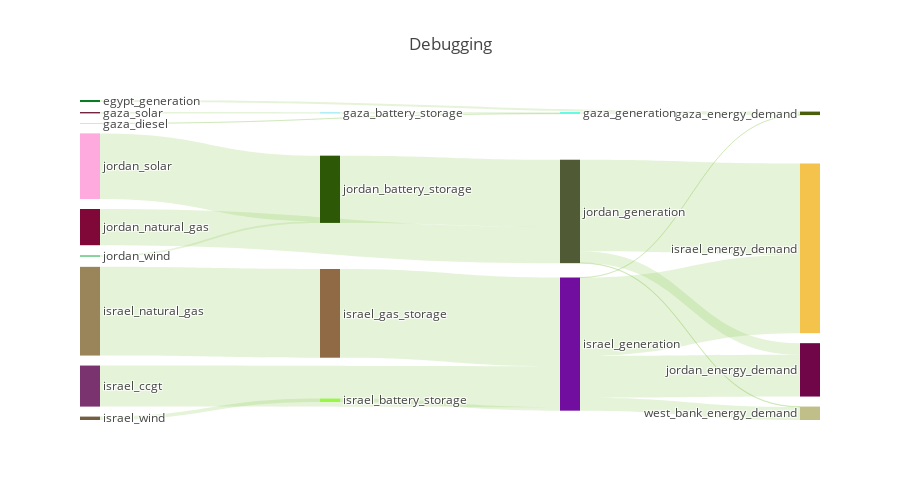

The cell this chart's notebook holds for it:
### Code cell
model_results.plot_flows_sankey(height=500,title='Debugging')

### Figure 1 — Plotly figure (JSON) as saved in the notebook; plotly's stock layout.template omitted (floating-point values rounded to 4 significant figures)
{"data": [{"domain": {"x": [0, 1], "y": [0, 1]}, "link": {"color": ["rgba(127, 194, 65, 0.2)", "rgba(127, 194, 65, 0.2)", "rgba(127, 194, 65, 0.2)", "rgba(127, 194, 65, 0.2)", "rgba(127, 194, 65, 0.2)", "rgba(127, 194, 65, 0.2)", "rgba(127, 194, 65, 0.2)", "rgba(127, 194, 65, 0.2)", "rgba(127, 194, 65, 0.2)", "rgba(127, 194, 65, 0.2)", "rgba(127, 194, 65, 0.2)", "rgba(127, 194, 65, 0.2)", "rgba(127, 194, 65, 0.2)", "rgba(127, 194, 65, 0.2)", "rgba(127, 194, 65, 0.2)", "rgba(127, 194, 65, 0.2)", "rgba(127, 194, 65, 0.2)", "rgba(127, 194, 65, 0.2)", "rgba(127, 194, 65, 0.2)", "rgba(127, 194, 65, 0.2)", "rgba(127, 194, 65, 0.2)", "rgba(127, 194, 65, 0.2)", "rgba(127, 194, 65, 0.2)", "rgba(127, 194, 65, 0.2)", "rgba(127, 194, 65, 0.2)", "rgba(127, 194, 65, 0.2)", "rgba(127, 194, 65, 0.2)", "rgba(127, 194, 65, 0.2)", "rgba(127, 194, 65, 0.2)", "rgba(127, 194, 65, 0.2)", "rgba(127, 194, 65, 0.2)", "rgba(127, 194, 65, 0.2)", "rgba(127, 194, 65, 0.2)", "rgba(127, 194, 65, 0.2)", "rgba(127, 194, 65, 0.2)", "rgba(127, 194, 65, 0.2)", "rgba(127, 194, 65, 0.2)", "rgba(127, 194, 65, 0.2)", "rgba(127, 194, 65, 0.2)"], "source": [0, 34, 2, 33, 4, 5, 40, 7, 8, 9, 39, 35, 35, 35, 35, 12, 13, 14, 42, 16, 17, 18, 41, 41, 41, 20, 21, 22, 23, 44, 25, 26, 27, 43, 43, 43, 29, 30, 31], "target": [32, 33, 33, 32, 33, 34, 35, 35, 35, 35, 35, 32, 36, 37, 38, 39, 40, 40, 41, 41, 41, 41, 36, 37, 38, 41, 41, 42, 42, 43, 43, 43, 43, 36, 37, 38, 43, 44, 44], "value": [1078000.0, 716200.0, 245.3, 716500.0, 0, 716200.0, 1802000.0, 21750000.0, 0, 0, 47000000.0, 58680.0, 41440000.0, 22190000.0, 6865000.0, 47000000.0, 0, 1802000.0, 35630000.0, 0, 0, 0, 48460000.0, 6085000.0, 263900.0, 19180000.0, 0, 34760000.0, 865900.0, 0, 0, 0, 0, 0, 0, 0, 0, 0, 0]}, "node": {"color": ["097d25", "bb70a7", "fec001", "92ad9d", "efe563", "701d38", "96c092", "7a336f", "771be8", "0e5785", "187cc2", "c44ba9", "998559", "5df76e", "735e43", "ae445b", "94963e", "93e0c5", "fb2b48", "4324bf", "7f0838", "f1dba3", "feaade", "6fcb89", "9a0bd4", "137612", "4886cb", "2fb450", "0005ae", "528570", "d11077", "c7fe67", "4b5e0b", "1ff9dc", "a2ecf7", "710ea0", "f4c34c", "700648", "c1bf89", "906a44", "98f740", "505b36", "2d5805", "33cf65", "90272e"], "label": ["egypt_generation", "gaza_battery_storage", "gaza_diesel", "gaza_generation", "gaza_natural_gas", "gaza_solar", "israel_battery_storage", "israel_ccgt", "israel_coal", "israel_diesel", "israel_gas_storage", "israel_generation", "israel_natural_gas", "israel_solar", "israel_wind", "jordan_battery_storage", "jordan_ccgt", "jordan_coal", "jordan_diesel", "jordan_generation", "jordan_natural_gas", "jordan_shale", "jordan_solar", "jordan_wind", "west_bank_battery_storage", "west_bank_ccgt", "west_bank_coal", "west_bank_diesel", "west_bank_generation", "west_bank_natural_gas", "west_bank_solar", "west_bank_wind", "gaza_energy_demand", "gaza_generation", "gaza_battery_storage", "israel_generation", "israel_energy_demand", "jordan_energy_demand", "west_bank_energy_demand", "israel_gas_storage", "israel_battery_storage", "jordan_generation", "jordan_battery_storage", "west_bank_generation", "west_bank_battery_storage"], "line": {"color": "black", "width": 0}, "pad": 10}, "orientation": "h", "type": "sankey", "valueformat": ".0f"}], "layout": {"font": {"size": 12}, "height": 500, "title": "Debugging"}}
